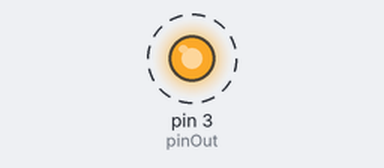
The sketch below on a simulated Arduino Uno, built with avr-gcc and run on an emulated ATmega328P. On the bench: output pins drawn as LEDs (lit = HIGH). Dashed ring = blinking.

Above: at 0.05 s.
Timing chart, 0 to 3.0 s (numbered marks = the images above):
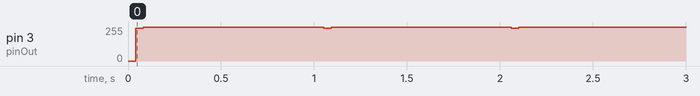

The sketch:

sent_protocol.ino
```cpp
// SENT protocol demonstration code written by Dmitriy Levchenkov.
// This code comes with no guarantees or assurances.
// You are free to use and modify this code by retaining the following line:
// *** Based on code produced by http://arithmechanics.com/software/SENTDemo/ ***

const byte pinOut = 3;

const byte idleState = HIGH;

void setup() {
  pinMode(pinOut, OUTPUT);
  digitalWrite(pinOut,idleState);
}

void loop() {
  noInterrupts();
  //Sync pulse
  digitalWrite(pinOut, !idleState);
  delayMicroseconds(150);
  digitalWrite(pinOut, idleState);
  delayMicroseconds(1530);

  //Status nibble
  digitalWrite(pinOut, !idleState);
  delayMicroseconds(150);
  digitalWrite(pinOut, idleState);
  delayMicroseconds(480);

  //Data nibble 1
  digitalWrite(pinOut, !idleState);
  delayMicroseconds(150);
  digitalWrite(pinOut, idleState);
  delayMicroseconds(210);

  //Data nibble 2
  digitalWrite(pinOut, !idleState);
  delayMicroseconds(150);
  digitalWrite(pinOut, idleState);
  delayMicroseconds(210);

  //Data nibble 3
  digitalWrite(pinOut, !idleState);
  delayMicroseconds(150);
  digitalWrite(pinOut, idleState);
  delayMicroseconds(240);

  //Data nibble 4
  digitalWrite(pinOut, !idleState);
  delayMicroseconds(150);
  digitalWrite(pinOut, idleState);
  delayMicroseconds(630);

  //Data nibble 5
  digitalWrite(pinOut, !idleState);
  delayMicroseconds(150);
  digitalWrite(pinOut, idleState);
  delayMicroseconds(660);

  //Data nibble 6
  digitalWrite(pinOut, !idleState);
  delayMicroseconds(150);
  digitalWrite(pinOut, idleState);
  delayMicroseconds(660);

  //CRC nibble
  digitalWrite(pinOut, !idleState);
  delayMicroseconds(150);
  digitalWrite(pinOut, idleState);
  delayMicroseconds(510);

  //Pause pulse
  digitalWrite(pinOut, !idleState);
  delayMicroseconds(150);
  digitalWrite(pinOut, idleState);
  interrupts();
  delayMicroseconds(2850);

  delay(1000);
}
```

Measured:
- by itself, pin 3 (pinOut): alternates 255/255 for 0.97 s and 247/255 for 0.04 s
